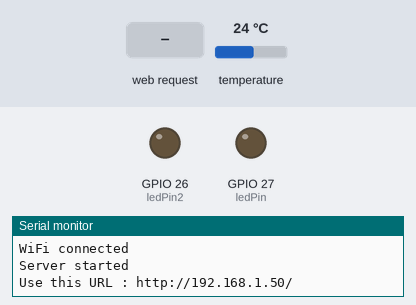
Simulated run of this program. Board: ESP32. Parts: output pins drawn as LEDs (lit = HIGH), the last lines printed to the serial monitor. The test bench sets the inputs (shaded band); at power-on: temperature 24 °C. WiFi joins after 1.5 s; servers stay silent unless stated.

Above: at 4.2 s.
4.3 s: HTTP request GET /led1/on received
At 6.6 s:
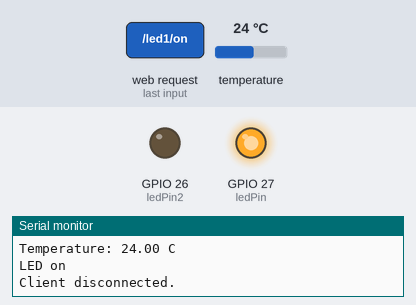
7.3 s: HTTP request GET /led2/on received
At 10.0 s:
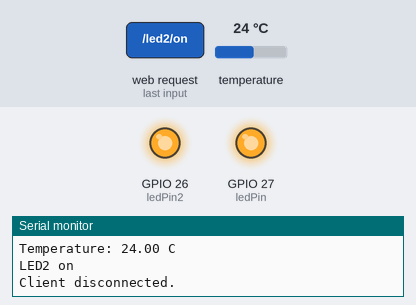
10.3 s: HTTP request GET /led1/off received
At 12.4 s:
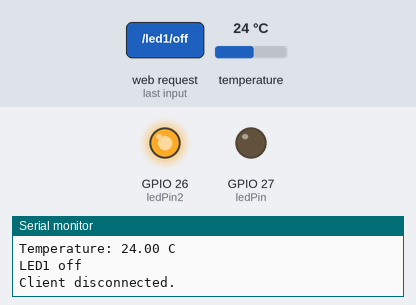
13.3 s: HTTP request GET /led2/off received
At 15.8 s:
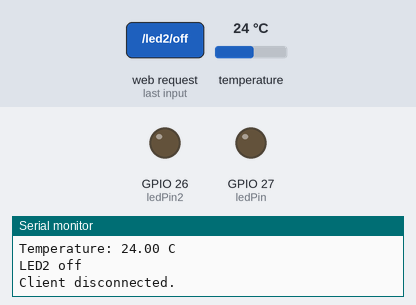
Timing chart, 0 to 17.3 s (numbered marks = the images above; inputs shaded):
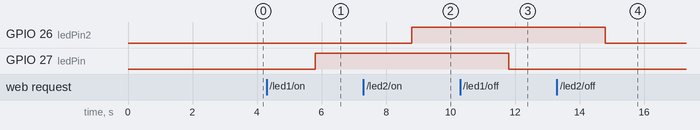

Measured:
- after the input at 4.3 s, GPIO 27 (ledPin): LOW → HIGH after 1.5 s
- after the input at 7.3 s, GPIO 26 (ledPin2): LOW → HIGH after 1.5 s
- after the input at 10.3 s, GPIO 27 (ledPin): HIGH → LOW after 1.5 s
- after the input at 13.3 s, GPIO 26 (ledPin2): HIGH → LOW after 1.5 s

The program:

main.cpp
```cpp
#include <Arduino.h>
#include <DS18B20.h>
#include <WiFi.h>

#define ledPin 27 // GPI17
#define ledPin2 26
#define dsPin 14 // GPI14

DS18B20 ds(dsPin);
float temp = -100;
float temp2 = -100;

const char *ssid = ""; // Your ssid
const char *password = "";  // Your Password
WiFiServer server(80);

String header;
String ledstate1 = "off";
String ledstate2 = "off";

void setup(void)
{
  Serial.begin(115200);
  delay(1000);
  Serial.println();
  pinMode(ledPin, OUTPUT);
  pinMode(ledPin2, OUTPUT);
  digitalWrite(ledPin, LOW);
  digitalWrite(ledPin2, LOW);
  Serial.println();
  Serial.print("Connecting to ");
  Serial.println(ssid);
  WiFi.mode(WIFI_STA);
  WiFi.begin(ssid, password);
  int i = 0;
  while (WiFi.status() != WL_CONNECTED)
  {
    delay(1000);
    i = i + 1;
    if (i % 2 == 0)
    {
      Serial.print(".");
    }
    else
    {
      Serial.print("+");
    }
  }
  Serial.println();
  Serial.println("WiFi connected");
  server.begin(); // Start the server
  Serial.println("Server started");
  Serial.print("Use this URL : ");
  Serial.print("http://");
  Serial.print(WiFi.localIP());
  Serial.println("/");
}

void loop(void)
{
  WiFiClient client = server.available(); // Listen for incoming clients
  if (client)
  {                          // If a new client connects,
    String currentLine = ""; // make a String to hold incoming data from the client
    while (client.connected())
    { // loop while the client's connected
      if (client.available())
      {                         // if there's bytes to read from the client,
        char c = client.read(); // read a byte, then
        Serial.write(c);        // print it out the serial monitor
        header += c;
        if (c == '\n')
        { // if the byte is a newline character
          if (currentLine.length() == 0)
          { // HTTP headers always start with a response code (e.g. HTTP/1.1 200 OK)
            client.println("HTTP/1.1 200 OK");
            client.println("Content-type:text/html");
            client.println("Connection: close");
            client.println();
            Serial.print("Temperature: ");
            temp = ds.getTempC();
            ds.selectNext();
            temp2 = ds.getTempC();
            Serial.print(temp);
            Serial.println(" C ");

            if (header.indexOf("GET /led1/on") >= 0)
            {
              Serial.println("LED on");
              ledstate1 = "on";
              digitalWrite(ledPin, HIGH);
            }
            else if (header.indexOf("GET /led1/off") >= 0)
            {
              Serial.println("LED1 off");
              ledstate1 = "off";
              digitalWrite(ledPin, LOW);
            }

            if (header.indexOf("GET /led2/on") >= 0)
            {
              Serial.println("LED2 on");
              ledstate2 = "on";
              digitalWrite(ledPin2, HIGH);
            }
            else if (header.indexOf("GET /led2/off") >= 0)
            {
              Serial.println("LED2 off");
              ledstate2 = "off";
              digitalWrite(ledPin2, LOW);
            }
            // Display the HTML web page
            client.println("<!DOCTYPE html><html>");
            client.println("<head><meta name=\"viewport\" content=\"width=device-width, initial-scale=1\" />");
            client.println("<meta http-equiv=\"refresh\" content=\"2\" />");
            client.println("<link rel=\"icon\" href=\"data:,\" />");
            // CSS to style the on/off buttons
            // Feel free to change the background-color and font-size attributes
            client.println("<style>html { font-family: Helvetica; display: inline-block; margin: 0px auto; text-align: center;}");
            client.println(".button { background-color: #07878A; border: none; color: white; padding: 16px 40px;");
            client.println("text-decoration: none; font-size: 30px; margin: 2px; cursor: pointer;}");
            client.println(".button2 {background-color: #8a0787;}</style></head>");
            // Web Page Heading
            client.println("<body><h1>ESP32 temperature control</h1>");
            // Display current state, and ON/OFF buttons for GPIO
            client.println("<p>Temperature 1: " + String(temp) + " </p>");
            // If the LED is off, it displays the ON button
            if (ledstate1 == "off")
            {
              client.println("<p><a href=\"/led1/on\"><button class=\"button\">ON</button></a></p>");
            }
            else
            {
              client.println("<p><a href=\"/led1/off\"><button class=\"button button2\">OFF</button></a></p>");
            }
            client.println("<p>Temperature2 : " + String(temp2) + " </p>");
            if (ledstate2 == "off")
            {
              client.println("<p><a href=\"/led2/on\"><button class=\"button\">ON</button></a></p>");
            }
            else
            {
              client.println("<p><a href=\"/led2/off\"><button class=\"button button2\">OFF</button></a></p>");
            }
            client.println("</body></html>"); // The HTTP response ends with another blank line
            client.println();
            // Break out of the while loop
            break;
          }
          else
          {
            currentLine = ""; // if you got a newline, then clear currentLine
          }
        }
        else if (c != '\r')
        {                   // if you got anything else but a carriage return character,
          currentLine += c; // add it to the end of the currentLine
        }
      }
    }
    // Clear the header variable
    header = "";
    // Close the connection
    client.stop();
    Serial.println("Client disconnected.");
    Serial.println();
  }
}
```
